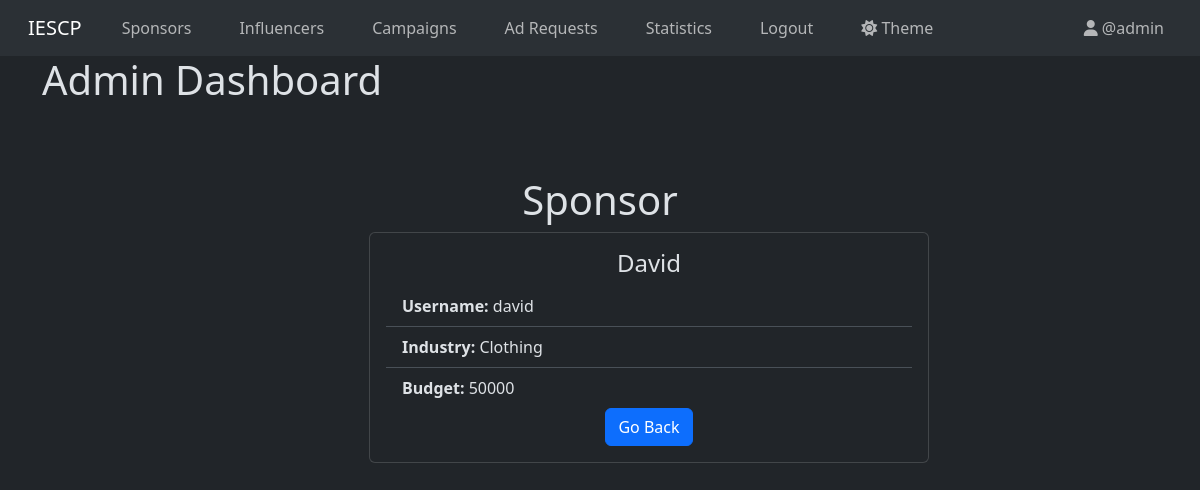
Screenshot of /admin/dashboard/view/user/3 (signed in) with the database file from the repository.
### models.py (models this page shows)
class User(db.Model, UserMixin):
  __tablename__ = "user"
  id = db.Column(db.Integer, primary_key=True)
  name = db.Column(db.String(50), nullable=False)
  username = db.Column(db.String(50), nullable=False, unique=True)
  password_hash = db.Column(db.String(256), nullable=False)
  user_type = db.Column(db.Enum('influencer', 'sponsor', 'admin'), nullable=False)
  flagged = db.Column(db.Boolean, nullable=False, default=False)
  theme = db.Column(db.Enum('light', 'dark'), nullable=False, default='light')
  category = db.Column(db.String(50), nullable=True)
  niche = db.Column(db.String(50), nullable=True)
  follower_count = db.Column(db.Integer, nullable=True)
  platforms = db.Column(db.String(150), nullable=True)
  industry = db.Column(db.String(50), nullable=True)
  budget = db.Column(db.Integer, nullable=True)

### controllers.py (the view)
@app.route("/admin/dashboard/view/user/<int:user_id>")
@login_required
@admin_required
def admin_view_user(user_id):
    user = User.query.get(user_id)
    if user.user_type == "sponsor":
        return render_template("admin/view_sponsor.html", user=current_user, sponsor=user)
    elif user.user_type == "influencer":
        platforms = json.loads(user.platforms)
        return render_template("admin/view_influencer.html", user=current_user, influencer=user, platforms=platforms)

### controllers.py (called while the page is built)
def admin_required(func):
    @wraps(func)
    def wrapper(*args, **kwargs):
        if current_user.user_type != "admin":
            flash("You do not have permission to access this page.", category="danger")
            if current_user.user_type == "influencer":
                return redirect(url_for("influencer_dashboard"))
            elif current_user.user_type == "sponsor":
                return redirect(url_for("sponsor_dashboard"))
        return func(*args, **kwargs)
    return wrapper

@login_manager.user_loader
def load_user(user_id):
    return User.query.get(int(user_id))

### templates/admin/view_sponsor.html
{% extends "base.html" %}
{% block content %}
  <h1>Admin Dashboard</h1>
  <div class="login-form text-center mt-5 mb-3 p-5 pt-4 pb-4 w-50 m-auto">
    <h1>Sponsor</h1>
    <div class="card" style="width: 35rem; margin: auto;">
      <div class="card-body">
        <h4 class="card-title">{{ sponsor.name }}</h4>
        <ul class="list-group list-group-flush text-start">
          <li class="list-group-item"><strong>Username:</strong> {{ sponsor.username }}</li>
          <li class="list-group-item"><strong>Industry:</strong> {{ sponsor.industry }}</li>
          <li class="list-group-item"><strong>Budget:</strong> {{ sponsor.budget }}</li>
        </ul>
          <a href="{{url_for("admin_dashboard")}}" class="btn btn-primary">Go Back</a>
      </div>
    </div>
  </div>
{% endblock %}

### templates/navbar.html (shortened to what this page needs)
<nav class="navbar navbar-expand-lg bg-body-tertiary">
  <div class="container-fluid">
    {% if user and user.user_type == "admin" %}
      <a class="navbar-brand mx-3" href="{{url_for('admin_dashboard')}}">IESCP</a>
    {% elif user and user.user_type == "influencer" %}
      <a class="navbar-brand mx-3" href="{{url_for('influencer_dashboard')}}">IESCP</a>
    {% elif user and user.user_type == "sponsor" %}
      <a class="navbar-brand mx-3" href="{{url_for('sponsor_dashboard')}}">IESCP</a>
    {% else %}
      <a class="navbar-brand mx-3" href="{{url_for('user_login')}}">IESCP</a>
    {% endif %}
    <div class="collapse navbar-collapse" id="navbarNav">
      {% if user %}
        {% if user.user_type == "admin" %}
          <ul class="navbar-nav me-auto">
            <li class="nav-item mx-3">
              <a class="{{ 'nav-link active' if request.path == url_for('admin_dashboard') else 'nav-link' }}" href="{{url_for('admin_dashboard')}}">Sponsors</a>
            </li>
            <li class="nav-item mx-3">
              <a class="{{ 'nav-link active' if request.path == url_for('all_influencers') else 'nav-link' }}" href="{{url_for('all_influencers')}}">Influencers</a>
            </li>
            <li class="nav-item mx-3">
              <a class="{{ 'nav-link active' if request.path == url_for('all_campaigns') else 'nav-link' }}" href="{{url_for('all_campaigns')}}">Campaigns</a>
            </li>
            <li class="nav-item mx-3">
              <a class="{{ 'nav-link active' if request.path == url_for('all_ad_requests') else 'nav-link' }}" href="{{url_for('all_ad_requests')}}">Ad Requests</a>
            </li>
            <li class="nav-item mx-3">
              <a class="{{ 'nav-link active' if request.path == url_for('admin_statistics') else 'nav-link' }}" href="{{url_for('admin_statistics')}}">Statistics</a>
            </li>
            <li class="nav-item mx-3">
              <a class="nav-link btn btn-outline-danger" href="{{url_for('logout')}}">Logout</a>
            </li>
            <li class="nav-item mx-3">
              <a class="nav-link" href="{{url_for('change_theme')}}">
                {% if user.theme == 'light' %}
                  <i class="fa-solid fa-moon"></i>
                {% else %}
                  <i class="fa-solid fa-sun"></i>
                {% endif %}
                Theme
              </a>
            </li>
          </ul>
          <ul class="navbar-nav">
            <li class="nav-item">
              <a class="nav-link mx-3" href="{{url_for('admin_profile')}}"><i class="fa-solid fa-user"></i> @{{user.username}}</a>
            </li>
          </ul>
        {% endif %}
      {% endif %}
    </div>
  </div>
</nav>

### rows the page displays
User: username "admin"
User: name "David", username "david", industry "Clothing", budget "50000"
